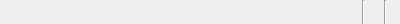
<?xml version="1.0" encoding="UTF-8"?>
<ui version="4.0">
 <class>DownloadStatusBarWidget</class>
 <widget class="QWidget" name="DownloadStatusBarWidget">
  <property name="geometry">
   <rect>
    <x>0</x>
    <y>0</y>
    <width>400</width>
    <height>24</height>
   </rect>
  </property>
  <property name="windowTitle">
   <string>Form</string>
  </property>
  <layout class="QHBoxLayout" name="horizontalLayout">
   <property name="leftMargin">
    <number>0</number>
   </property>
   <property name="topMargin">
    <number>0</number>
   </property>
   <property name="rightMargin">
    <number>0</number>
   </property>
   <property name="bottomMargin">
    <number>0</number>
   </property>
   <item>
    <spacer name="horizontalSpacer">
     <property name="orientation">
      <enum>Qt::Horizontal</enum>
     </property>
     <property name="sizeHint" stdset="0">
      <size>
       <width>363</width>
       <height>20</height>
      </size>
     </property>
    </spacer>
   </item>
   <item>
    <widget class="Line" name="line_2">
     <property name="orientation">
      <enum>Qt::Vertical</enum>
     </property>
    </widget>
   </item>
   <item>
    <widget class="QLabel" name="downloadSpeed"/>
   </item>
   <item>
    <widget class="Line" name="line">
     <property name="orientation">
      <enum>Qt::Vertical</enum>
     </property>
    </widget>
   </item>
   <item>
    <widget class="QLabel" name="uploadSpeed"/>
   </item>
  </layout>
 </widget>
 <resources/>
 <connections/>
</ui>
